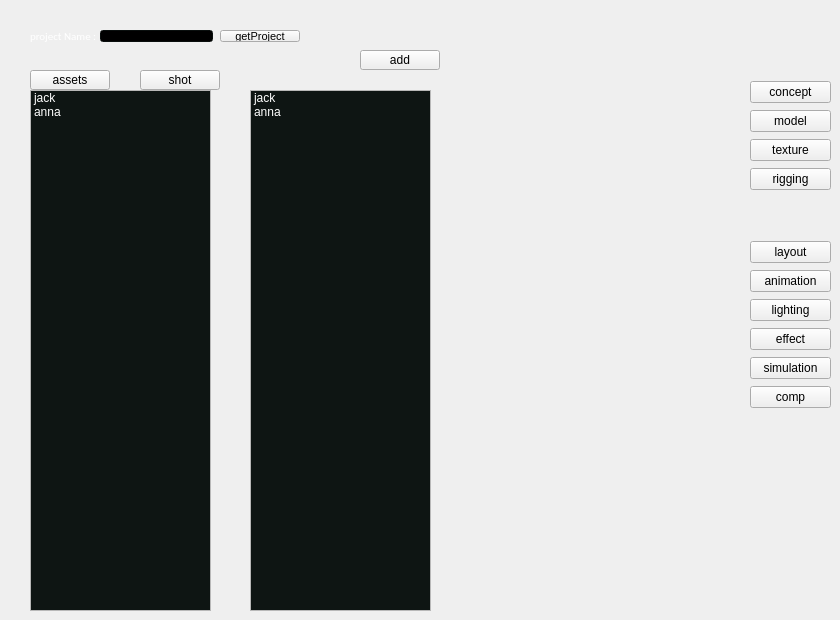
    <widget class="QWidget" name="tab_job_assemble">
     <attribute name="title">
      <string>job Assemble</string>
     </attribute>
     <widget class="QLabel" name="label_2">
      <property name="geometry">
       <rect>
        <x>30</x>
        <y>30</y>
        <width>81</width>
        <height>12</height>
       </rect>
      </property>
      <property name="palette">
       <palette>
        <active>
         <colorrole role="WindowText">
          <brush brushstyle="SolidPattern">
           <color alpha="255">
            <red>255</red>
            <green>255</green>
            <blue>255</blue>
           </color>
          </brush>
         </colorrole>
         <colorrole role="Text">
          <brush brushstyle="SolidPattern">
           <color alpha="255">
            <red>255</red>
            <green>255</green>
            <blue>255</blue>
           </color>
          </brush>
         </colorrole>
        </active>
        <inactive>
         <colorrole role="WindowText">
          <brush brushstyle="SolidPattern">
           <color alpha="255">
            <red>255</red>
            <green>255</green>
            <blue>255</blue>
           </color>
          </brush>
         </colorrole>
         <colorrole role="Text">
          <brush brushstyle="SolidPattern">
           <color alpha="255">
            <red>255</red>
            <green>255</green>
            <blue>255</blue>
           </color>
          </brush>
         </colorrole>
        </inactive>
        <disabled>
         <colorrole role="WindowText">
          <brush brushstyle="SolidPattern">
           <color alpha="255">
            <red>120</red>
            <green>120</green>
            <blue>120</blue>
           </color>
          </brush>
         </colorrole>
         <colorrole role="Text">
          <brush brushstyle="SolidPattern">
           <color alpha="255">
            <red>120</red>
            <green>120</green>
            <blue>120</blue>
           </color>
          </brush>
         </colorrole>
        </disabled>
       </palette>
      </property>
      <property name="font">
       <font>
        <family>Calibri</family>
        <pointsize>8</pointsize>
       </font>
      </property>
      <property name="text">
       <string>project Name :</string>
      </property>
     </widget>
     <widget class="QLineEdit" name="lineEdit">
      <property name="geometry">
       <rect>
        <x>100</x>
        <y>30</y>
        <width>113</width>
        <height>12</height>
       </rect>
      </property>
      <property name="palette">
       <palette>
        <active>
         <colorrole role="WindowText">
          <brush brushstyle="SolidPattern">
           <color alpha="255">
            <red>255</red>
            <green>255</green>
            <blue>255</blue>
           </color>
          </brush>
         </colorrole>
         <colorrole role="Button">
          <brush brushstyle="SolidPattern">
           <color alpha="255">
            <red>14</red>
            <green>21</green>
            <blue>19</blue>
           </color>
          </brush>
         </colorrole>
         <colorrole role="Light">
          <brush brushstyle="SolidPattern">
           <color alpha="255">
            <red>21</red>
            <green>31</green>
            <blue>28</blue>
           </color>
          </brush>
         </colorrole>
         <colorrole role="Midlight">
          <brush brushstyle="SolidPattern">
           <color alpha="255">
            <red>17</red>
            <green>26</green>
            <blue>23</blue>
           </color>
          </brush>
         </colorrole>
         <colorrole role="Dark">
          <brush brushstyle="SolidPattern">
           <color alpha="255">
            <red>7</red>
            <green>10</green>
            <blue>9</blue>
           </color>
          </brush>
         </colorrole>
         <colorrole role="Mid">
          <brush brushstyle="SolidPattern">
           <color alpha="255">
            <red>9</red>
            <green>14</green>
            <blue>12</blue>
           </color>
          </brush>
         </colorrole>
         <colorrole role="Text">
          <brush brushstyle="SolidPattern">
           <color alpha="255">
            <red>255</red>
            <green>255</green>
            <blue>255</blue>
           </color>
          </brush>
         </colorrole>
         <colorrole role="BrightText">
          <brush brushstyle="SolidPattern">
           <color alpha="255">
            <red>255</red>
            <green>255</green>
            <blue>255</blue>
           </color>
          </brush>
         </colorrole>
         <colorrole role="ButtonText">
          <brush brushstyle="SolidPattern">
           <color alpha="255">
            <red>255</red>
            <green>255</green>
            <blue>255</blue>
           </color>
          </brush>
         </colorrole>
         <colorrole role="Base">
          <brush brushstyle="SolidPattern">
           <color alpha="255">
            <red>0</red>
            <green>0</green>
            <blue>0</blue>
           </color>
          </brush>
         </colorrole>
         <colorrole role="Window">
          <brush brushstyle="SolidPattern">
           <color alpha="255">
            <red>14</red>
            <green>21</green>
            <blue>19</blue>
           </color>
          </brush>
         </colorrole>
         <colorrole role="Shadow">
          <brush brushstyle="SolidPattern">
           <color alpha="255">
            <red>0</red>
            <green>0</green>
            <blue>0</blue>
           </color>
          </brush>
         </colorrole>
         <colorrole role="AlternateBase">
          <brush brushstyle="SolidPattern">
           <color alpha="255">
            <red>7</red>
            <green>10</green>
            <blue>9</blue>
           </color>
          </brush>
         </colorrole>
         <colorrole role="ToolTipBase">
          <brush brushstyle="SolidPattern">
           <color alpha="255">
            <red>255</red>
            <green>255</green>
            <blue>220</blue>
           </color>
          </brush>
         </colorrole>
         <colorrole role="ToolTipText">
          <brush brushstyle="SolidPattern">
           <color alpha="255">
            <red>0</red>
            <green>0</green>
            <blue>0</blue>
           </color>
          </brush>
         </colorrole>
        </active>
        <inactive>
         <colorrole role="WindowText">
          <brush brushstyle="SolidPattern">
           <color alpha="255">
            <red>255</red>
            <green>255</green>
            <blue>255</blue>
           </color>
          </brush>
         </colorrole>
         <colorrole role="Button">
          <brush brushstyle="SolidPattern">
           <color alpha="255">
            <red>14</red>
            <green>21</green>
            <blue>19</blue>
           </color>
          </brush>
         </colorrole>
         <colorrole role="Light">
          <brush brushstyle="SolidPattern">
           <color alpha="255">
            <red>21</red>
            <green>31</green>
            <blue>28</blue>
           </color>
          </brush>
         </colorrole>
         <colorrole role="Midlight">
          <brush brushstyle="SolidPattern">
           <color alpha="255">
            <red>17</red>
            <green>26</green>
            <blue>23</blue>
           </color>
          </brush>
         </colorrole>
         <colorrole role="Dark">
          <brush brushstyle="SolidPattern">
           <color alpha="255">
            <red>7</red>
            <green>10</green>
            <blue>9</blue>
           </color>
          </brush>
         </colorrole>
         <colorrole role="Mid">
          <brush brushstyle="SolidPattern">
           <color alpha="255">
            <red>9</red>
            <green>14</green>
            <blue>12</blue>
           </color>
          </brush>
         </colorrole>
         <colorrole role="Text">
          <brush brushstyle="SolidPattern">
           <color alpha="255">
            <red>255</red>
            <green>255</green>
            <blue>255</blue>
           </color>
          </brush>
         </colorrole>
         <colorrole role="BrightText">
          <brush brushstyle="SolidPattern">
           <color alpha="255">
            <red>255</red>
            <green>255</green>
            <blue>255</blue>
           </color>
          </brush>
         </colorrole>
         <colorrole role="ButtonText">
          <brush brushstyle="SolidPattern">
           <color alpha="255">
            <red>255</red>
            <green>255</green>
            <blue>255</blue>
           </color>
          </brush>
         </colorrole>
         <colorrole role="Base">
          <brush brushstyle="SolidPattern">
           <color alpha="255">
            <red>0</red>
            <green>0</green>
            <blue>0</blue>
           </color>
          </brush>
         </colorrole>
         <colorrole role="Window">
          <brush brushstyle="SolidPattern">
           <color alpha="255">
            <red>14</red>
            <green>21</green>
            <blue>19</blue>
           </color>
          </brush>
         </colorrole>
         <colorrole role="Shadow">
          <brush brushstyle="SolidPattern">
           <color alpha="255">
            <red>0</red>
            <green>0</green>
            <blue>0</blue>
           </color>
          </brush>
         </colorrole>
         <colorrole role="AlternateBase">
          <brush brushstyle="SolidPattern">
           <color alpha="255">
            <red>7</red>
            <green>10</green>
            <blue>9</blue>
           </color>
          </brush>
         </colorrole>
         <colorrole role="ToolTipBase">
          <brush brushstyle="SolidPattern">
           <color alpha="255">
            <red>255</red>
            <green>255</green>
            <blue>220</blue>
           </color>
          </brush>
         </colorrole>
         <colorrole role="ToolTipText">
          <brush brushstyle="SolidPattern">
           <color alpha="255">
            <red>0</red>
            <green>0</green>
            <blue>0</blue>
           </color>
          </brush>
         </colorrole>
        </inactive>
        <disabled>
         <colorrole role="WindowText">
          <brush brushstyle="SolidPattern">
           <color alpha="255">
            <red>7</red>
            <green>10</green>
            <blue>9</blue>
           </color>
          </brush>
         </colorrole>
         <colorrole role="Button">
          <brush brushstyle="SolidPattern">
           <color alpha="255">
            <red>14</red>
            <green>21</green>
            <blue>19</blue>
           </color>
          </brush>
         </colorrole>
         <colorrole role="Light">
          <brush brushstyle="SolidPattern">
           <color alpha="255">
            <red>21</red>
            <green>31</green>
            <blue>28</blue>
           </color>
          </brush>
         </colorrole>
         <colorrole role="Midlight">
          <brush brushstyle="SolidPattern">
           <color alpha="255">
            <red>17</red>
            <green>26</green>
            <blue>23</blue>
           </color>
          </brush>
         </colorrole>
         <colorrole role="Dark">
          <brush brushstyle="SolidPattern">
           <color alpha="255">
            <red>7</red>
            <green>10</green>
            <blue>9</blue>
           </color>
          </brush>
         </colorrole>
         <colorrole role="Mid">
          <brush brushstyle="SolidPattern">
           <color alpha="255">
            <red>9</red>
            <green>14</green>
            <blue>12</blue>
           </color>
          </brush>
         </colorrole>
         <colorrole role="Text">
          <brush brushstyle="SolidPattern">
           <color alpha="255">
            <red>7</red>
            <green>10</green>
            <blue>9</blue>
           </color>
          </brush>
         </colorrole>
         <colorrole role="BrightText">
          <brush brushstyle="SolidPattern">
           <color alpha="255">
            <red>255</red>
            <green>255</green>
            <blue>255</blue>
           </color>
          </brush>
         </colorrole>
         <colorrole role="ButtonText">
          <brush brushstyle="SolidPattern">
           <color alpha="255">
            <red>7</red>
            <green>10</green>
            <blue>9</blue>
           </color>
          </brush>
         </colorrole>
         <colorrole role="Base">
          <brush brushstyle="SolidPattern">
           <color alpha="255">
            <red>14</red>
            <green>21</green>
            <blue>19</blue>
           </color>
          </brush>
         </colorrole>
         <colorrole role="Window">
          <brush brushstyle="SolidPattern">
           <color alpha="255">
            <red>14</red>
            <green>21</green>
            <blue>19</blue>
           </color>
          </brush>
         </colorrole>
         <colorrole role="Shadow">
          <brush brushstyle="SolidPattern">
           <color alpha="255">
            <red>0</red>
            <green>0</green>
            <blue>0</blue>
           </color>
          </brush>
         </colorrole>
         <colorrole role="AlternateBase">
          <brush brushstyle="SolidPattern">
           <color alpha="255">
            <red>14</red>
            <green>21</green>
            <blue>19</blue>
           </color>
          </brush>
         </colorrole>
         <colorrole role="ToolTipBase">
          <brush brushstyle="SolidPattern">
           <color alpha="255">
            <red>255</red>
            <green>255</green>
            <blue>220</blue>
           </color>
          </brush>
         </colorrole>
         <colorrole role="ToolTipText">
          <brush brushstyle="SolidPattern">
           <color alpha="255">
            <red>0</red>
            <green>0</green>
            <blue>0</blue>
           </color>
          </brush>
         </colorrole>
        </disabled>
       </palette>
      </property>
     </widget>
     <widget class="QPushButton" name="pushButton">
      <property name="geometry">
       <rect>
        <x>220</x>
        <y>30</y>
        <width>80</width>
        <height>12</height>
       </rect>
      </property>
      <property name="font">
       <font>
        <family>Arial</family>
        <pointsize>8</pointsize>
       </font>
      </property>
      <property name="text">
       <string>getProject</string>
      </property>
     </widget>
     <widget class="QListWidget" name="listWidget">
      <property name="geometry">
       <rect>
        <x>30</x>
        <y>90</y>
        <width>181</width>
        <height>521</height>
       </rect>
      </property>
      <property name="palette">
       <palette>
        <active>
         <colorrole role="Text">
          <brush brushstyle="SolidPattern">
           <color alpha="255">
            <red>255</red>
            <green>255</green>
            <blue>255</blue>
           </color>
          </brush>
         </colorrole>
         <colorrole role="Base">
          <brush brushstyle="SolidPattern">
           <color alpha="255">
            <red>14</red>
            <green>21</green>
            <blue>19</blue>
           </color>
          </brush>
         </colorrole>
        </active>
        <inactive>
         <colorrole role="Text">
          <brush brushstyle="SolidPattern">
           <color alpha="255">
            <red>255</red>
            <green>255</green>
            <blue>255</blue>
           </color>
          </brush>
         </colorrole>
         <colorrole role="Base">
          <brush brushstyle="SolidPattern">
           <color alpha="255">
            <red>14</red>
            <green>21</green>
            <blue>19</blue>
           </color>
          </brush>
         </colorrole>
        </inactive>
        <disabled>
         <colorrole role="Text">
          <brush brushstyle="SolidPattern">
           <color alpha="255">
            <red>120</red>
            <green>120</green>
            <blue>120</blue>
           </color>
          </brush>
         </colorrole>
         <colorrole role="Base">
          <brush brushstyle="SolidPattern">
           <color alpha="255">
            <red>41</red>
            <green>61</green>
            <blue>55</blue>
           </color>
          </brush>
         </colorrole>
        </disabled>
       </palette>
      </property>
      <property name="font">
       <font>
        <family>Arial</family>
       </font>
      </property>
      <item>
       <property name="text">
        <string>jack</string>
       </property>
      </item>
      <item>
       <property name="text">
        <string>anna</string>
       </property>
      </item>
     </widget>
     <widget class="QPushButton" name="pushButton_2">
      <property name="geometry">
       <rect>
        <x>30</x>
        <y>70</y>
        <width>80</width>
        <height>20</height>
       </rect>
      </property>
      <property name="text">
       <string>assets</string>
      </property>
     </widget>
     <widget class="QPushButton" name="pushButton_3">
      <property name="geometry">
       <rect>
        <x>140</x>
        <y>70</y>
        <width>80</width>
        <height>20</height>
       </rect>
      </property>
      <property name="text">
       <string>shot</string>
      </property>
     </widget>
     <widget class="QWidget" name="verticalLayoutWidget">
      <property name="geometry">
       <rect>
        <x>750</x>
        <y>80</y>
        <width>81</width>
        <height>112</height>
       </rect>
      </property>
      <layout class="QVBoxLayout" name="verticalLayout">
       <item>
        <widget class="QPushButton" name="pushButton_6">
         <property name="text">
          <string>concept</string>
         </property>
        </widget>
       </item>
       <item>
        <widget class="QPushButton" name="pushButton_4">
         <property name="text">
          <string>model</string>
         </property>
        </widget>
       </item>
       <item>
        <widget class="QPushButton" name="pushButton_8">
         <property name="text">
          <string>texture</string>
         </property>
        </widget>
       </item>
       <item>
        <widget class="QPushButton" name="pushButton_7">
         <property name="enabled">
          <bool>true</bool>
         </property>
         <property name="text">
          <string>rigging</string>
         </property>
        </widget>
       </item>
      </layout>
     </widget>
     <widget class="QWidget" name="verticalLayoutWidget_2">
      <property name="geometry">
       <rect>
        <x>750</x>
        <y>240</y>
        <width>81</width>
        <height>170</height>
       </rect>
      </property>
      <layout class="QVBoxLayout" name="verticalLayout_3">
       <item>
        <widget class="QPushButton" name="pushButton_9">
         <property name="text">
          <string>layout</string>
         </property>
        </widget>
       </item>
       <item>
        <widget class="QPushButton" name="pushButton_10">
         <property name="text">
          <string>animation</string>
         </property>
        </widget>
       </item>
       <item>
        <widget class="QPushButton" name="pushButton_11">
         <property name="text">
          <string>lighting</string>
         </property>
        </widget>
       </item>
       <item>
        <widget class="QPushButton" name="pushButton_25">
         <property name="text">
          <string>effect</string>
         </property>
        </widget>
       </item>
       <item>
        <widget class="QPushButton" name="pushButton_24">
         <property name="text">
          <string>simulation</string>
         </property>
        </widget>
       </item>
       <item>
        <widget class="QPushButton" name="pushButton_12">
         <property name="text">
          <string>comp</string>
         </property>
        </widget>
       </item>
      </layout>
     </widget>
     <widget class="QPushButton" name="pushButton_26">
      <property name="geometry">
       <rect>
        <x>360</x>
        <y>50</y>
        <width>80</width>
        <height>20</height>
       </rect>
      </property>
      <property name="text">
       <string>add</string>
      </property>
     </widget>
     <widget class="QListWidget" name="listWidget_3">
      <property name="geometry">
       <rect>
        <x>250</x>
        <y>90</y>
        <width>181</width>
        <height>521</height>
       </rect>
      </property>
      <property name="palette">
       <palette>
        <active>
         <colorrole role="Text">
          <brush brushstyle="SolidPattern">
           <color alpha="255">
            <red>255</red>
            <green>255</green>
            <blue>255</blue>
           </color>
          </brush>
         </colorrole>
         <colorrole role="Base">
          <brush brushstyle="SolidPattern">
           <color alpha="255">
            <red>14</red>
            <green>21</green>
            <blue>19</blue>
           </color>
          </brush>
         </colorrole>
        </active>
        <inactive>
         <colorrole role="Text">
          <brush brushstyle="SolidPattern">
           <color alpha="255">
            <red>255</red>
            <green>255</green>
            <blue>255</blue>
           </color>
          </brush>
         </colorrole>
         <colorrole role="Base">
          <brush brushstyle="SolidPattern">
           <color alpha="255">
            <red>14</red>
            <green>21</green>
            <blue>19</blue>
           </color>
          </brush>
         </colorrole>
        </inactive>
        <disabled>
         <colorrole role="Text">
          <brush brushstyle="SolidPattern">
           <color alpha="255">
            <red>120</red>
            <green>120</green>
            <blue>120</blue>
           </color>
          </brush>
         </colorrole>
         <colorrole role="Base">
          <brush brushstyle="SolidPattern">
           <color alpha="255">
            <red>41</red>
            <green>61</green>
            <blue>55</blue>
           </color>
          </brush>
         </colorrole>
        </disabled>
       </palette>
      </property>
      <property name="font">
       <font>
        <family>Arial</family>
       </font>
      </property>
      <item>
       <property name="text">
        <string>jack</string>
       </property>
      </item>
      <item>
       <property name="text">
        <string>anna</string>
       </property>
      </item>
     </widget>
    </widget>
